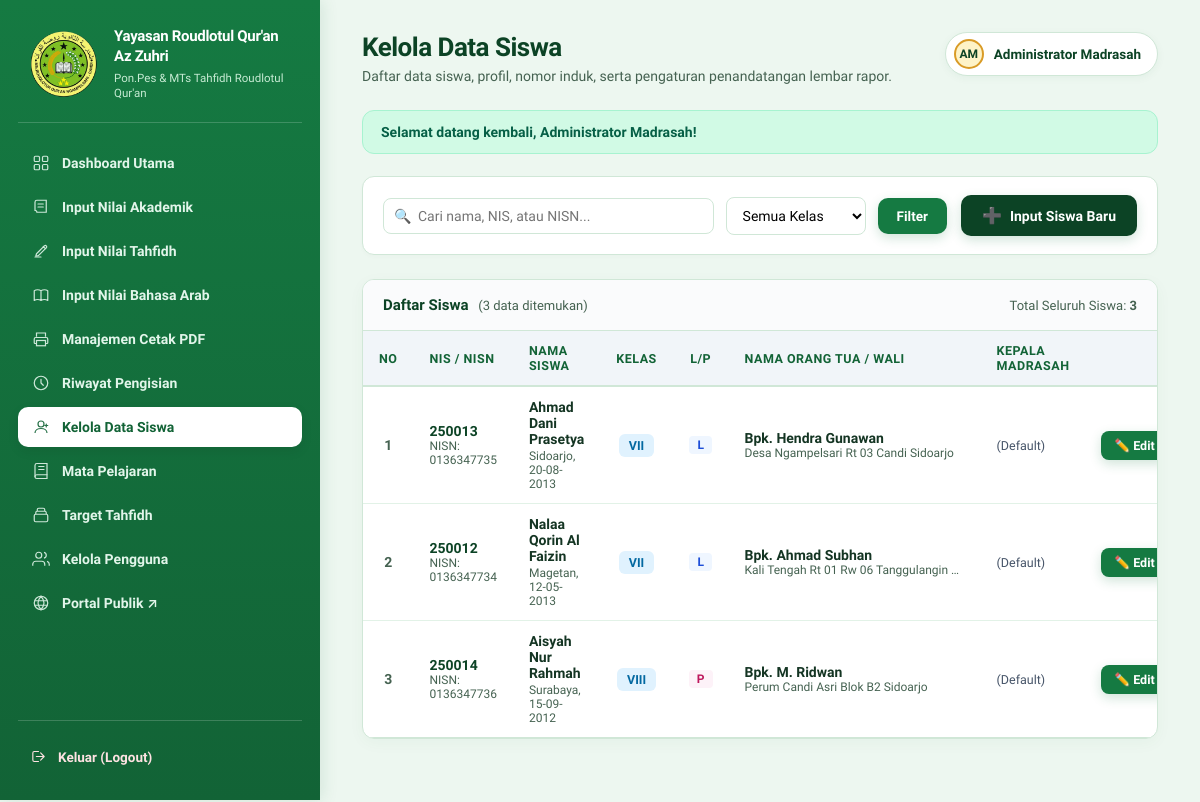
The app's page /staff/siswa/index.php (signed in) with its own data.
### tables this page shows
CREATE TABLE IF NOT EXISTS `guardians` (
    `id` INT UNSIGNED AUTO_INCREMENT PRIMARY KEY,
    `student_id` INT UNSIGNED NOT NULL UNIQUE,
    `nama_ayah` VARCHAR(150) NULL,
    `nama_ibu` VARCHAR(150) NULL,
    `alamat_orang_tua` TEXT NULL,
    `pekerjaan_ayah` VARCHAR(100) NULL,
    `pekerjaan_ibu` VARCHAR(100) NULL,
    `nama_wali` VARCHAR(150) NULL,
    `alamat_wali` TEXT NULL,
    `pekerjaan_wali` VARCHAR(100) NULL,
    CONSTRAINT `fk_guardians_student` FOREIGN KEY (`student_id`) REFERENCES `students`(`id`) ON DELETE CASCADE
);

CREATE TABLE IF NOT EXISTS `students` (
    `id` INT UNSIGNED AUTO_INCREMENT PRIMARY KEY,
    `nis` VARCHAR(30) NOT NULL UNIQUE,
    `nisn` VARCHAR(20) NOT NULL UNIQUE,
    `nama` VARCHAR(150) NOT NULL,
    `jenis_kelamin` ENUM('L', 'P') NOT NULL,
    `tempat_lahir` VARCHAR(100) NOT NULL,
    `tanggal_lahir` DATE NOT NULL,
    `agama` VARCHAR(30) NOT NULL DEFAULT 'ISLAM',
    `anak_ke` TINYINT UNSIGNED NULL,
    `status_keluarga` VARCHAR(50) NULL,
    `alamat` TEXT NOT NULL,
    `kelas` VARCHAR(30) NOT NULL,
    `tanggal_diterima` DATE NULL,
    `sekolah_asal` VARCHAR(150) NULL,
    `alamat_sekolah_asal` TEXT NULL,
    `nama_kepala_madrasah` VARCHAR(150) NULL,
    `created_at` TIMESTAMP NOT NULL DEFAULT CURRENT_TIMESTAMP,
    `updated_at` TIMESTAMP NOT NULL DEFAULT CURRENT_TIMESTAMP ON UPDATE CURRENT_TIMESTAMP,
    INDEX `idx_students_nama` (`nama`),
    INDEX `idx_students_kelas` (`kelas`)
);

### includes/fungsi.php (called while the page is built, shortened)
<?php
function e(?string $value): string
{
    return htmlspecialchars($value ?? '', ENT_QUOTES, 'UTF-8');
}
function base_url(string $path = ''): string
{
    static $baseUrl = null;
    if ($baseUrl === null) {
        $docRoot = $_SERVER['DOCUMENT_ROOT'] ?? '';
        $rootDir = str_replace('\\', '/', realpath(__DIR__ . '/..') ?: '');
        $docRootDir = str_replace('\\', '/', realpath($docRoot) ?: '');
        if ($rootDir !== '' && $docRootDir !== '' && strpos($rootDir, $docRootDir) === 0) {
            $subPath = substr($rootDir, strlen($docRootDir));
            $baseUrl = rtrim($subPath, '/');
        } else {
            $baseUrl = '';
        }
    }
    $cleanPath = '/' . ltrim($path, '/');
    return ($path === '' || $path === '/') ? ($baseUrl ?: '/') : ($baseUrl . $cleanPath);
}

### includes/auth.php (called while the page is built, shortened)
<?php
require_once __DIR__ . '/fungsi.php';
function current_user(): ?array
{
    return $_SESSION['user'] ?? null;
}

### staff/siswa/index.php (the view, shortened to what this page needs)
<?php
require_once __DIR__ . '/../../config/koneksi.php';
require_once __DIR__ . '/../../includes/fungsi.php';
require_once __DIR__ . '/../../includes/auth.php';
$currentUser = current_user();
$userRole = $currentUser['role'] ?? 'staff';
$isWaliKelas = ($userRole === 'wali_kelas');
$waliKelasScope = current_user_wali_kelas_class();
$search = trim($_GET['q'] ?? '');
$kelasFilter = trim($_GET['kelas'] ?? ($isWaliKelas && $waliKelasScope ? $waliKelasScope : ''));
$sql = "SELECT s.*, g.nama_ayah, g.nama_ibu, g.nama_wali
        FROM students s
        LEFT JOIN guardians g ON g.student_id = s.id
        WHERE 1=1";
$params = [];
$sql .= " ORDER BY s.kelas ASC, s.nama ASC";
$stmt = $pdo->prepare($sql);
$stmt->execute($params);
$students = $stmt->fetchAll();
$stmtTotal = $pdo->query("SELECT COUNT(*) FROM students");
$totalAllStudents = (int)$stmtTotal->fetchColumn();
require_once __DIR__ . '/../../includes/header.php';
?>
<div class="picker-card" style="margin-bottom: 24px; padding: 18px 20px; border-radius: 12px; background: #ffffff; border: 1px solid var(--line); box-shadow: 0 2px 4px rgba(0,0,0,0.02);">
    <form method="GET" action="" style="display: flex; flex-wrap: wrap; gap: 14px; align-items: center; width: 100%; justify-content: space-between;">
        <div style="display: flex; flex-wrap: wrap; gap: 12px; align-items: center; flex: 1; min-width: 280px;">
            <div style="position: relative; flex: 1; min-width: 200px;">
                <input type="text" name="q" value="<?= e($search) ?>" placeholder="Cari nama, NIS, atau NISN..."
                       style="width: 100%; padding: 9px 12px 9px 34px; border: 1px solid var(--line); border-radius: 8px; font-size: 14px; font-family: inherit;">
                <span style="position: absolute; left: 11px; top: 50%; transform: translateY(-50%); color: #94a3b8; font-size: 14px;">🔍</span>
            </div>
            <div style="min-width: 140px;">
                <select name="kelas" onchange="this.form.submit()"
                        style="width: 100%; padding: 9px 12px; border: 1px solid var(--line); border-radius: 8px; font-size: 14px; font-family: inherit; background: #ffffff;">
                    <?php if (!$isWaliKelas || !$waliKelasScope): ?>
                        <option value="" <?= $kelasFilter === '' ? 'selected' : '' ?>>Semua Kelas</option>
                    <?php endif; ?>
                </select>
            </div>
            <button type="submit" class="btn btn-primary" style="padding: 9px 18px; font-size: 13.5px;">Filter</button>
        </div>
        <div>
            <a href="<?= e(base_url('/staff/inputsiswa.php')) ?>" class="btn btn-primary" style="background: var(--green-900); display: inline-flex; align-items: center; gap: 8px; padding: 10px 20px; font-size: 14px; font-weight: 600;">
                <span style="font-size: 16px;">➕</span> Input Siswa Baru
            </a>
        </div>
    </form>
</div>
<div class="card" style="padding: 0; overflow: hidden; border-radius: 12px; border: 1px solid var(--line); background: #ffffff;">
    <div style="padding: 16px 20px; border-bottom: 1px solid var(--line); display: flex; justify-content: space-between; align-items: center; background: #fafbfc;">
        <div style="font-weight: 700; color: var(--green-900); font-size: 15px;">
            Daftar Siswa <?= $kelasFilter !== '' ? 'Kelas ' . e($kelasFilter) : '' ?>
            <span style="font-weight: 500; font-size: 13px; color: var(--ink-soft); margin-left: 6px;">(<?= count($students) ?> data ditemukan)</span>
        </div>
        <div style="font-size: 13px; color: var(--ink-soft);">
            Total Seluruh Siswa: <b><?= $totalAllStudents ?></b>
        </div>
    </div>
    <div class="table-responsive">
        <table style="width: 100%; border-collapse: collapse; text-align: left; font-size: 13.5px;">
            <thead>
                <tr style="background: #f1f5f9; color: var(--green-900); font-weight: 700; border-bottom: 2px solid var(--line);">
                    <th style="padding: 12px 16px; width: 45px; text-align: center;">No</th>
                    <th style="padding: 12px 16px; width: 140px;">NIS / NISN</th>
                    <th style="padding: 12px 16px;">Nama Siswa</th>
                    <th style="padding: 12px 16px; width: 80px; text-align: center;">Kelas</th>
                    <th style="padding: 12px 16px; width: 60px; text-align: center;">L/P</th>
                    <th style="padding: 12px 16px;">Nama Orang Tua / Wali</th>
                    <th style="padding: 12px 16px;">Kepala Madrasah</th>
                    <th style="padding: 12px 16px; width: 180px; text-align: center;">Aksi</th>
                </tr>
            </thead>
            <tbody>
                <?php if (empty($students)): ?>
                    <tr>
                        <td colspan="8" style="padding: 40px 20px; text-align: center; color: var(--ink-soft);">
                            <div style="font-size: 32px; margin-bottom: 8px;">📋</div>
                            <div style="font-weight: 600; font-size: 15px; color: var(--ink);">Tidak ada data siswa yang sesuai</div>
                            <div style="font-size: 13px; margin-top: 4px;">Coba ubah kata kunci pencarian atau filter kelas di atas.</div>
                        </td>
                    </tr>
                <?php else: ?>
                    <?php $no = 1; foreach ($students as $row): ?>
                        <tr style="border-bottom: 1px solid var(--line); transition: background 0.15s ease;" onmouseover="this.style.background='#f8fafc'" onmouseout="this.style.background='transparent'">
                            <td style="padding: 12px 16px; text-align: center; font-weight: 600; color: var(--ink-soft);"><?= $no++ ?></td>
                            <td style="padding: 12px 16px;">
                                <div style="font-weight: 700; color: var(--green-900);"><?= e($row['nis']) ?></div>
                                <div style="font-size: 12px; color: var(--ink-soft);">NISN: <?= e($row['nisn']) ?></div>
                            </td>
                            <td style="padding: 12px 16px;">
                                <div style="font-weight: 700; font-size: 14px; color: var(--ink);"><?= e($row['nama']) ?></div>
                                <div style="font-size: 12px; color: var(--ink-soft); margin-top: 2px;">
                                    <?= e($row['tempat_lahir'] ?? '-') ?>, <?= !empty($row['tanggal_lahir']) ? date('d-m-Y', strtotime((string)$row['tanggal_lahir'])) : '-' ?>
                                </div>
                            </td>
                            <td style="padding: 12px 16px; text-align: center;">
                                <span class="badge" style="background: #e0f2fe; color: #0369a1; font-weight: 700; padding: 4px 10px; border-radius: 6px;">
                                    <?= e($row['kelas']) ?>
                                </span>
                            </td>
                            <td style="padding: 12px 16px; text-align: center;">
                                <?php if ($row['jenis_kelamin'] === 'L'): ?>
                                    <span style="display: inline-block; padding: 2px 8px; border-radius: 4px; background: #eff6ff; color: #1d4ed8; font-weight: 700; font-size: 12px;">L</span>
                                <?php else: ?>
                                    <span style="display: inline-block; padding: 2px 8px; border-radius: 4px; background: #fdf2f8; color: #be185d; font-weight: 700; font-size: 12px;">P</span>
                                <?php endif; ?>
                            </td>
                            <td style="padding: 12px 16px;">
                                <div style="font-weight: 600; color: var(--ink);">
                                    <?= e($row['nama_wali'] ?: ($row['nama_ayah'] ?: ($row['nama_ibu'] ?: '-'))) ?>
                                </div>
                                <div style="font-size: 12px; color: var(--ink-soft); max-width: 220px; white-space: nowrap; overflow: hidden; text-overflow: ellipsis;">
                                    <?= e($row['alamat'] ?? '-') ?>
                                </div>
                            </td>
                            <td style="padding: 12px 16px;">
                                <span style="font-size: 12.5px; color: #475569;">
                                    <?= e($row['nama_kepala_madrasah'] ?: '(Default)') ?>
                                </span>
                            </td>
                            <td style="padding: 12px 16px; text-align: center;">
                                <div style="display: flex; gap: 6px; justify-content: center; align-items: center;">
                                    <a href="<?= e(base_url('/staff/siswa/edit.php?id=' . (int)$row['id'])) ?>" class="btn btn-sm btn-primary" title="Edit Data Siswa" style="padding: 6px 12px; font-size: 12.5px; display: inline-flex; align-items: center; gap: 4px;">
                                        ✏️ Edit
                                    </a>
                                </div>
                            </td>
                        </tr>
                    <?php endforeach; ?>
                <?php endif; ?>
            </tbody>
        </table>
    </div>
</div>
<?php require_once __DIR__ . '/../../includes/footer.php'; ?>

### assets/css/desainstaff.css (style rules this page uses)
:root { --green-900: #0C4325; --green-800: #126336; --green-700: #157A42; --green-600: #1E8E4F; --green-500: #27AE60; --gold-500: #D99B26; --gold-400: #EAB308; --gold-100: #FEF3C7; --gold-50: #FFFBEB; --paper: #EDF7F0; --card: #FFFFFF; --ink: #143523; --ink-soft: #456251; --line: #D0E7D7; --line-soft: #E2F2E7; --rose-500: #DC2626; --rose-100: #FEE2E2; --amber-500: #D97706; --amber-100: #FEF3C7; --blue-500: #2563EB; --blue-100: #DBEAFE; }
* { box-sizing: border-box; }
body { margin: 0; font-family: 'Plus Jakarta Sans', -apple-system, BlinkMacSystemFont, 'Segoe UI', Roboto, sans-serif; background-color: var(--paper); color: var(--ink); min-height: 100vh; -webkit-font-smoothing: antialiased; }
.panel-card, .card, .data-section { background: var(--card); border: 1px solid var(--line); border-radius: 16px; padding: 26px 28px 22px; box-shadow: 0 4px 16px rgba(18, 99, 54, 0.04); margin-bottom: 24px; }
.btn, .action-btn { font-family: 'Plus Jakarta Sans', sans-serif; font-size: 13.5px; font-weight: 700; padding: 10px 18px; border-radius: 10px; border: 1px solid transparent; cursor: pointer; display: inline-flex; align-items: center; justify-content: center; gap: 8px; white-space: nowrap; text-decoration: none; transition: opacity 0.15s ease, background 0.15s ease, transform 0.1s ease, box-shadow 0.15s ease; }
.btn-primary, .btn-add, .btn-save { background: var(--green-700); color: #FFFFFF; border: 1px solid transparent; box-shadow: 0 4px 12px rgba(21, 122, 66, 0.2); }
.btn-sm, .action-btn { padding: 6px 13px; font-size: 12.5px; border-radius: 8px; }
.table-responsive { overflow-x: auto; width: 100%; }
table { width: 100%; border-collapse: collapse; }
thead th { text-align: left; font-size: 12.5px; color: var(--green-800); font-weight: 700; padding: 0 10px 12px; border-bottom: 2px solid var(--line); text-transform: uppercase; letter-spacing: 0.5px; }
tbody td { padding: 14px 10px; border-bottom: 1px solid var(--line-soft); font-size: 14px; vertical-align: middle; }
tbody tr:last-child td { border-bottom: none; }
.badge { display: inline-flex; align-items: center; gap: 6px; font-size: 12.5px; font-weight: 700; padding: 5px 12px; border-radius: 99px; }
.picker-card { background: var(--card); border: 1px solid var(--line); border-radius: 16px; padding: 22px 24px; margin-bottom: 20px; display: flex; gap: 16px; flex-wrap: wrap; align-items: flex-end; box-shadow: 0 4px 14px rgba(18, 99, 54, 0.04); }

### records on screen
guardians: student.nis "250013", student.nisn "0136347735", student.nama "Ahmad Dani Prasetya", student.tempat_lahir "Sidoarjo", student.tanggal_lahir "20-08-2013", student.kelas "VII", shows "L", nama_ayah "Bpk. Hendra Gunawan", student.alamat "Desa Ngampelsari Rt 03 Candi Sidoarjo", student.nama_kepala_madrasah "(Default)"
guardians: student.nis "250012", student.nisn "0136347734", student.nama "Nalaa Qorin Al Faizin", student.tempat_lahir "Magetan", student.tanggal_lahir "12-05-2013", student.kelas "VII", shows "L", nama_ayah "Bpk. Ahmad Subhan", student.alamat "Kali Tengah Rt 01 Rw 06 Tanggulangin…", student.nama_kepala_madrasah "(Default)"
guardians: student.nis "250014", student.nisn "0136347736", student.nama "Aisyah Nur Rahmah", student.tempat_lahir "Surabaya", student.tanggal_lahir "15-09-2012", student.kelas "VIII", shows "P", nama_ayah "Bpk. M. Ridwan", student.alamat "Perum Candi Asri Blok B2 Sidoarjo", student.nama_kepala_madrasah "(Default)"

### other values on screen
$contentTitle "Kelola Data Siswa"
$contentSubtitle "Daftar data siswa, profil, nomor induk, serta pengaturan penandatangan lembar rapor."
$avatarInitials "AM"
$user['nama_lengkap'] "Administrator Madrasah"
$flash['message'] "Selamat datang kembali, Administrator Madrasah!"
count($students) "3"
$totalAllStudents "3"
